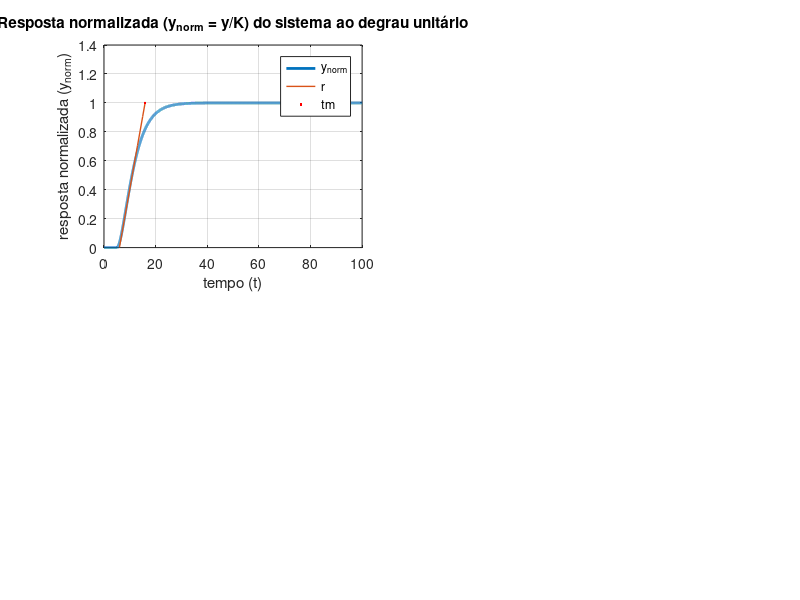

MATLAB code for this plot: (Note: this script raises an error after producing the figure.)
%% Caso sobreamortecido
load("system_response2_unitary_step.mat")
K = (max(y) - min(y)) / 1
y_norm = y / max(abs(y));

Mi = (y_norm(750) - y_norm(749)) / (t(750) - t(749));
r = Mi*t - 0.6;

subplot(2,2,1);
plot(t,y_norm,'LineWidth',2);
hold on;
plot(t(600:100:1620),r(600:100:1620),'LineWidth',1);
title('Resposta normalizada (y_n_o_r_m = y/K) do sistema ao degrau unitário');
xlabel('tempo (t)');
ylabel('resposta normalizada (y_n_o_r_m)');
grid on;

tol_tm = 0.001;
close_tm_arr = t(abs(r-1) < tol_tm);
tm = close_tm_arr(1);
plot(tm,r(t == tm),"r.",'LineWidth',2);
legend('y_n_o_r_m','r','tm');

const_1 = ones(1,length(t));
m1 = trapz(t,const_1) - trapz(t,y_norm);

lambda = (tm - m1) * Mi;
eta = lambda2eta(lambda)

tal_1 = ( eta^(eta / (1-eta)) ) / Mi
tal_2 = ( eta^(1 / (1-eta)) ) / Mi
tal_d = m1 - tal_1 - tal_2



%% Caso subamortecido
load("system_response3.mat")

subplot(2,2,1);
plot(t,u,t,y,'LineWidth',2);
title('Entrada (u) e saída (y) do sistema');
xlabel('tempo (t)');
ylabel('entrada (u) e saída (y)');
grid on;
hold on;

K = y(t == 100) / u(t == 100)

tol_tm = 0.001;
close_tm_arr = t(abs(y-y(t == 100)) < tol_tm);
tm = close_tm_arr(1);

m1 = trapz(t,y-y(t == 100));

Mi = (y(1041) - y(1040)) / (t(1041) - t(1040));

r = Mi*t + 2.35;
plot(t(810:50:1260),r(810:50:1260),'LineWidth',1);
plot(tm,y(t == tm),"k.",'LineWidth',3);
legend('u','y','r','tm');

lambda = (tm - m1) * Mi;
zeta = lambda2zeta(lambda)
wn = (acos(zeta) / sqrt(1 - (zeta^2)) ) * (1 / (tm - m1))
tal_d = m1 - ((2*zeta) / wn)